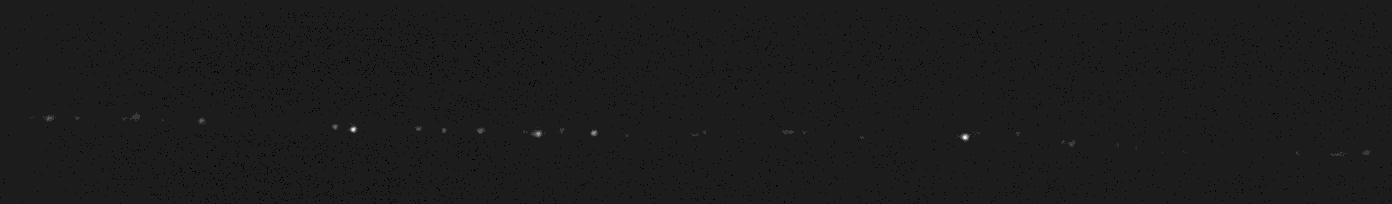
#> input picture images/axon01.tif, 1392 x 204 px
$ python ImplGaussianFilter.py
#> lines starting #> are read from the running program, lines starting #| are printed output that depends on the picture
""" This file is the implementation of Gaussian filter.
    Author: Weihong Zhang, AI College, UCAS.
"""
import os
import cv2
import numpy as np
from scipy.ndimage import convolve # support 16bit images


def gaussian_kernel(sigma: float) -> np.ndarray:
    """ Generate Gaussian kernel with specific sigma.
        Assume sigma_x equals to simgma_y, i.e., both are sigma.
    """
    size = 2 * np.ceil(3 * sigma) + 1 # 3σ and centroid
    x, y = np.mgrid[-size//2 + 1:size//2 + 1, -size//2 + 1:size//2 + 1]
    g = np.exp(-((x**2 + y**2) / (2.0 * sigma**2))) / (2 * np.pi * sigma**2)
    return g / g.sum() # normalize the filter template


def convolve_save(sigma: float, im_array: np.ndarray, save_base_path: str) -> np.ndarray:
    """ Gaussian convolution then save the filtered image locally.
    """
    print("Gaussian filtering with sigma=", sigma)
    # Generate Gaussian kernel with specific sigma configuration
    kernel = gaussian_kernel(sigma)
    # Convolve with Gaussian kernel
    im_filted = convolve(im_array, kernel)

    cv2.imwrite(save_base_path+f'axon01_sigma{sigma:.1f}.tif', im_filted)


def main():
    im = cv2.imread('./images/axon01.tif', -1) # 16bit
#> im is the input picture: shape (204, 1392) uint16; min 190, max 2535, mean 311
    sigmas = [1., 2., 5., 7.]
    save_base_path = './processed_imgs/gaussian_filted/'
    os.makedirs(save_base_path, exist_ok=True)

    for sigma in sigmas:
        convolve_save(sigma, im, save_base_path)
#> this loop made 4 passes
#> pass 1, in convolve_save, `im_filted = convolve(im_array, kernel)`:
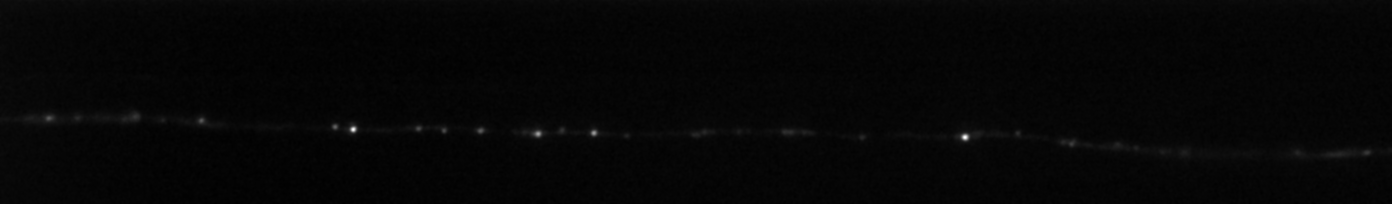
#> im_filted: shape (204, 1392) uint16; min 267, max 2004, mean 310.5; drawn with min black and max white
#> pass 3, in convolve_save (call 3), `im_filted = convolve(im_array, kernel)`:
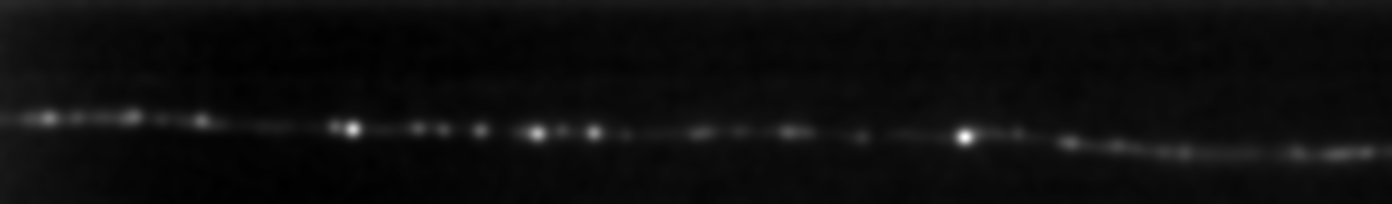
#> im_filted: shape (204, 1392) uint16; min 290, max 670, mean 310.5; drawn with min black and max white

#> (the run stopped early here; a loop or call above may not have finished)

$ run again, with images/axon02.tif copied over images/axon01.tif
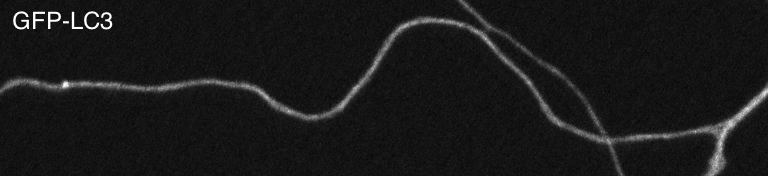
#> input picture images/axon02.tif, 768 x 176 px
#> in main, im is the input picture: shape (176, 768); min 4, max 255, mean 25.2
#> the loop in main, `for sigma in sigmas:` made 4 passes
#> pass 2, in convolve_save (call 2), `im_filted = convolve(im_array, kernel)`:
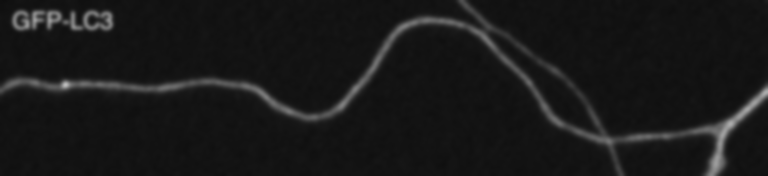
#> im_filted: shape (176, 768); min 14, max 187, mean 24.7
#> pass 3, in convolve_save (call 3), `im_filted = convolve(im_array, kernel)`:
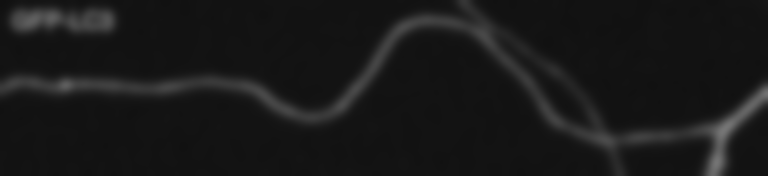
#> im_filted: shape (176, 768); min 16, max 118, mean 24.7
